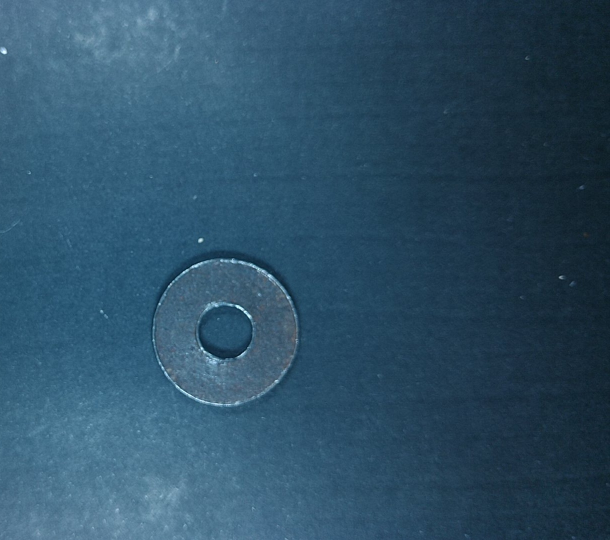
#> input picture Data Base/ZArandelas/photo0.jpg, 1220 x 1080 px, found by its file name (shown at 1/2 size)
$ python filtro4_gauss.py
#> lines starting #> are read from the running program, lines starting #| are printed output that depends on the picture
from matplotlib import pyplot as plt
plt.rcParams['image.cmap'] = 'gray'

import numpy as np
import cv2
from skimage import io,filters

#Las fotos de entrada estan en formato png o jpeg

prueba = './Data Base/YTrain/ZArandelas/photo0.jpg'
#prueba = './ejemplos/tornillo_prueba.jpg'

tornillo = io.imread(prueba)
#> tornillo is the input picture: shape (1080, 1220, 3); mean R, G, B 46, 80.2, 102.7
#El modulo io tiene utilidades para leer y escribir imagenes en varios formatos.
#io.imread lectura y escritura de las imagenes via imread

#Redimensionamiento de la imagen de entrada
fixed_size = tuple((400, 300))
tornillo = cv2.resize(tornillo, fixed_size)
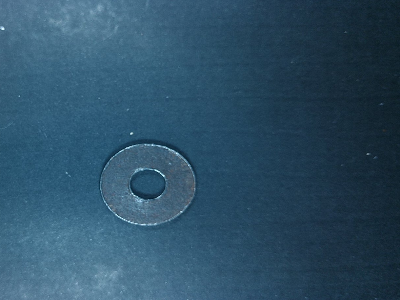
#> tornillo: shape (300, 400, 3); mean R, G, B 45.9, 80.1, 102.6

#Gauss
bs0 = filters.gaussian(tornillo, sigma=1)
bs1 = filters.gaussian(tornillo, sigma=3)
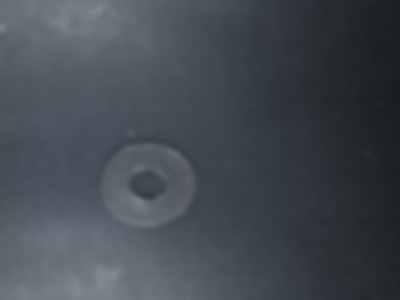
#> bs1: shape (300, 400, 3) float64; mean R, G, B 0.265, 0.294, 0.323
bs2 = filters.gaussian(tornillo, sigma=5)
bs3 = filters.gaussian(tornillo, sigma=15)

f, (ax0, ax1, ax2, ax3) = plt.subplots(1, 4, figsize=(16, 5))
ax0.imshow(bs0)
ax0.set_title('$\sigma=1$')
ax1.imshow(bs1)
ax1.set_title('$\sigma=3$')
ax2.imshow(bs2)
ax2.set_title('$\sigma=5$')
ax3.imshow(bs2)
ax3.set_title('$\sigma=15$')
plt.show()
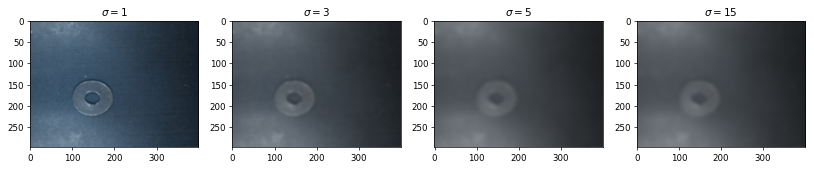
#> figure drawn by matplotlib, 4 panels

#Bibliografia consultada
#https://scikit-image.org/docs/dev/api/skimage.filters.html#skimage.filters.gaussian
